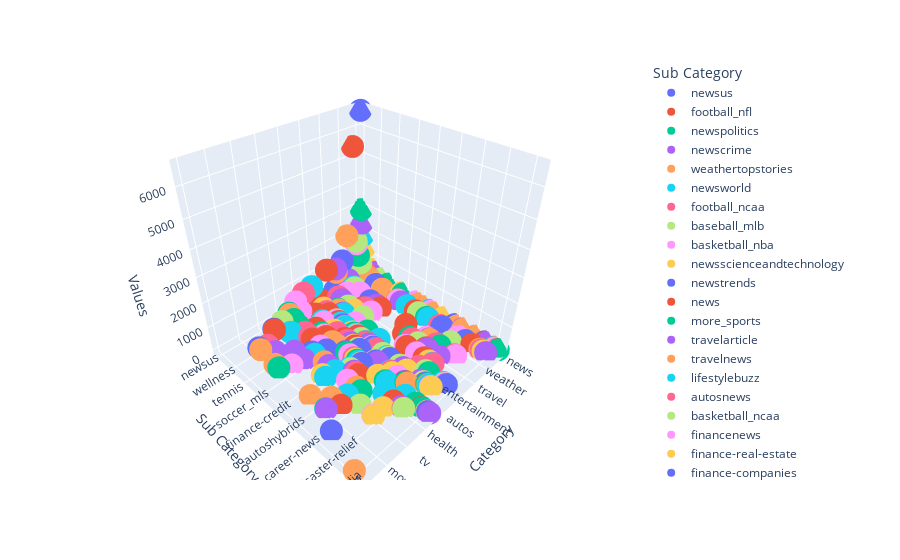

Here is the notebook cell this chart was saved with:
### Code cell
px.scatter_3d(data_frame=df, x='Category', y='Sub Category', z='Values', color='Sub Category')  # visualization not so clear
